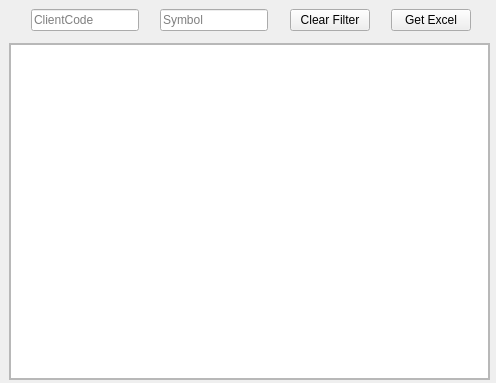
<?xml version="1.0" encoding="UTF-8"?>
<ui version="4.0">
 <class>MainWindow</class>
 <widget class="QMainWindow" name="MainWindow">
  <property name="geometry">
   <rect>
    <x>0</x>
    <y>0</y>
    <width>496</width>
    <height>383</height>
   </rect>
  </property>
  <property name="windowTitle">
   <string>MainWindow</string>
  </property>
  <property name="dockOptions">
   <set>QMainWindow::AllowNestedDocks|QMainWindow::AllowTabbedDocks|QMainWindow::AnimatedDocks|QMainWindow::ForceTabbedDocks|QMainWindow::GroupedDragging|QMainWindow::VerticalTabs</set>
  </property>
  <widget class="QWidget" name="centralwidget">
   <layout class="QGridLayout" name="gridLayout">
    <property name="leftMargin">
     <number>0</number>
    </property>
    <property name="topMargin">
     <number>0</number>
    </property>
    <property name="rightMargin">
     <number>0</number>
    </property>
    <property name="bottomMargin">
     <number>0</number>
    </property>
    <property name="horizontalSpacing">
     <number>3</number>
    </property>
    <property name="verticalSpacing">
     <number>0</number>
    </property>
    <item row="2" column="3">
     <widget class="Line" name="line_3">
      <property name="styleSheet">
       <string notr="true">background-color: transparent;</string>
      </property>
      <property name="orientation">
       <enum>Qt::Vertical</enum>
      </property>
     </widget>
    </item>
    <item row="2" column="0">
     <widget class="Line" name="line">
      <property name="styleSheet">
       <string notr="true">background-color: transparent;</string>
      </property>
      <property name="orientation">
       <enum>Qt::Vertical</enum>
      </property>
     </widget>
    </item>
    <item row="1" column="2">
     <widget class="Line" name="line_2">
      <property name="styleSheet">
       <string notr="true">background-color: transparent;</string>
      </property>
      <property name="orientation">
       <enum>Qt::Horizontal</enum>
      </property>
     </widget>
    </item>
    <item row="3" column="1">
     <widget class="Line" name="line_18">
      <property name="orientation">
       <enum>Qt::Horizontal</enum>
      </property>
     </widget>
    </item>
    <item row="2" column="2">
     <widget class="QFrame" name="mainFrame">
      <property name="sizePolicy">
       <sizepolicy hsizetype="Expanding" vsizetype="Expanding">
        <horstretch>0</horstretch>
        <verstretch>0</verstretch>
       </sizepolicy>
      </property>
      <property name="frameShape">
       <enum>QFrame::StyledPanel</enum>
      </property>
      <property name="frameShadow">
       <enum>QFrame::Raised</enum>
      </property>
      <layout class="QGridLayout" name="gridLayout_4">
       <property name="leftMargin">
        <number>0</number>
       </property>
       <property name="topMargin">
        <number>0</number>
       </property>
       <property name="rightMargin">
        <number>0</number>
       </property>
       <property name="bottomMargin">
        <number>0</number>
       </property>
       <property name="spacing">
        <number>0</number>
       </property>
       <item row="0" column="0">
        <widget class="QTableView" name="tableView">
         <property name="font">
          <font>
           <pointsize>11</pointsize>
          </font>
         </property>
         <property name="styleSheet">
          <string notr="true"/>
         </property>
         <property name="selectionBehavior">
          <enum>QAbstractItemView::SelectRows</enum>
         </property>
         <property name="showGrid">
          <bool>false</bool>
         </property>
         <property name="sortingEnabled">
          <bool>true</bool>
         </property>
         <attribute name="verticalHeaderDefaultSectionSize">
          <number>23</number>
         </attribute>
        </widget>
       </item>
      </layout>
     </widget>
    </item>
    <item row="0" column="1" colspan="3">
     <widget class="QWidget" name="indexBar" native="true">
      <property name="sizePolicy">
       <sizepolicy hsizetype="Preferred" vsizetype="Minimum">
        <horstretch>0</horstretch>
        <verstretch>0</verstretch>
       </sizepolicy>
      </property>
      <property name="minimumSize">
       <size>
        <width>0</width>
        <height>0</height>
       </size>
      </property>
      <property name="styleSheet">
       <string notr="true"/>
      </property>
      <layout class="QGridLayout" name="gridLayout_2">
       <item row="0" column="0" rowspan="2">
        <widget class="Line" name="line_4">
         <property name="maximumSize">
          <size>
           <width>20</width>
           <height>16777215</height>
          </size>
         </property>
         <property name="styleSheet">
          <string notr="true">background-color: transparent;</string>
         </property>
         <property name="orientation">
          <enum>Qt::Horizontal</enum>
         </property>
        </widget>
       </item>
       <item row="0" column="1" rowspan="2">
        <widget class="QLineEdit" name="le_text">
         <property name="sizePolicy">
          <sizepolicy hsizetype="Preferred" vsizetype="Fixed">
           <horstretch>0</horstretch>
           <verstretch>0</verstretch>
          </sizepolicy>
         </property>
         <property name="maximumSize">
          <size>
           <width>200</width>
           <height>16777215</height>
          </size>
         </property>
         <property name="placeholderText">
          <string>ClientCode</string>
         </property>
        </widget>
       </item>
       <item row="0" column="2" rowspan="2">
        <widget class="Line" name="line_7">
         <property name="maximumSize">
          <size>
           <width>25</width>
           <height>16777215</height>
          </size>
         </property>
         <property name="styleSheet">
          <string notr="true">background-color: transparent;</string>
         </property>
         <property name="orientation">
          <enum>Qt::Horizontal</enum>
         </property>
        </widget>
       </item>
       <item row="0" column="3" rowspan="2" colspan="2">
        <widget class="QLineEdit" name="le_text_2">
         <property name="sizePolicy">
          <sizepolicy hsizetype="Preferred" vsizetype="Fixed">
           <horstretch>0</horstretch>
           <verstretch>0</verstretch>
          </sizepolicy>
         </property>
         <property name="maximumSize">
          <size>
           <width>200</width>
           <height>16777215</height>
          </size>
         </property>
         <property name="placeholderText">
          <string>Symbol</string>
         </property>
        </widget>
       </item>
       <item row="0" column="6" rowspan="2">
        <widget class="QPushButton" name="pbClearfilter">
         <property name="maximumSize">
          <size>
           <width>200</width>
           <height>16777215</height>
          </size>
         </property>
         <property name="text">
          <string>Clear Filter</string>
         </property>
        </widget>
       </item>
       <item row="0" column="8" rowspan="2">
        <widget class="QPushButton" name="pbGetExcel">
         <property name="maximumSize">
          <size>
           <width>200</width>
           <height>16777215</height>
          </size>
         </property>
         <property name="text">
          <string>Get Excel</string>
         </property>
        </widget>
       </item>
       <item row="0" column="5" rowspan="2">
        <widget class="Line" name="line_9">
         <property name="maximumSize">
          <size>
           <width>25</width>
           <height>16777215</height>
          </size>
         </property>
         <property name="styleSheet">
          <string notr="true">background-color: transparent;</string>
         </property>
         <property name="orientation">
          <enum>Qt::Horizontal</enum>
         </property>
        </widget>
       </item>
       <item row="1" column="4">
        <widget class="Line" name="line_5">
         <property name="maximumSize">
          <size>
           <width>10</width>
           <height>16777215</height>
          </size>
         </property>
         <property name="styleSheet">
          <string notr="true">background-color: transparent;</string>
         </property>
         <property name="orientation">
          <enum>Qt::Horizontal</enum>
         </property>
        </widget>
       </item>
       <item row="1" column="9">
        <widget class="Line" name="line_6">
         <property name="minimumSize">
          <size>
           <width>1</width>
           <height>0</height>
          </size>
         </property>
         <property name="styleSheet">
          <string notr="true">background-color:transparent</string>
         </property>
         <property name="orientation">
          <enum>Qt::Horizontal</enum>
         </property>
        </widget>
       </item>
       <item row="1" column="7">
        <widget class="Line" name="line_8">
         <property name="maximumSize">
          <size>
           <width>10</width>
           <height>16777215</height>
          </size>
         </property>
         <property name="styleSheet">
          <string notr="true">background-color: transparent;</string>
         </property>
         <property name="orientation">
          <enum>Qt::Horizontal</enum>
         </property>
        </widget>
       </item>
      </layout>
     </widget>
    </item>
   </layout>
  </widget>
 </widget>
 <resources>
  <include location="../../../Users/HP/Desktop/Autotrader-Reborn2.1/Resourses/icons/icons.qrc"/>
 </resources>
 <connections/>
</ui>
